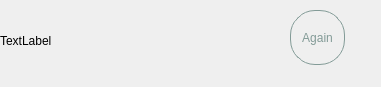
<?xml version="1.0" encoding="UTF-8"?>
<ui version="4.0">
 <class>BuilderCapcha</class>
 <widget class="QWidget" name="BuilderCapcha">
  <property name="geometry">
   <rect>
    <x>0</x>
    <y>0</y>
    <width>381</width>
    <height>87</height>
   </rect>
  </property>
  <property name="windowTitle">
   <string>Form</string>
  </property>
  <property name="styleSheet">
   <string notr="true">color: rgb(0, 0, 0);</string>
  </property>
  <widget class="QLabel" name="lbl_capcha">
   <property name="geometry">
    <rect>
     <x>0</x>
     <y>0</y>
     <width>291</width>
     <height>81</height>
    </rect>
   </property>
   <property name="text">
    <string>TextLabel</string>
   </property>
  </widget>
  <widget class="QPushButton" name="btn_again">
   <property name="geometry">
    <rect>
     <x>290</x>
     <y>10</y>
     <width>55</width>
     <height>55</height>
    </rect>
   </property>
   <property name="styleSheet">
    <string notr="true">

color: rgb(131, 155, 151);;
border-radius:25px;
border:1px solid;
border-color: rgb(131, 155, 151);

</string>
   </property>
   <property name="text">
    <string>Again</string>
   </property>
  </widget>
 </widget>
 <resources/>
 <connections/>
</ui>
